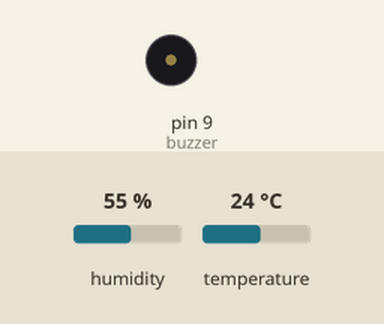
A sketch run on a simulated Arduino Uno, built with avr-gcc and run on an emulated ATmega328P. Parts: buzzer (waves = sounding, pin HIGH). The test bench sets the inputs (shaded band); at power-on: temperature 24 °C, humidity 55 %. What the sketch prints to the serial monitor is not drawn.

Above: at 2.8 s.
2.9 s: temperature set to 34 °C
5.6 s: temperature set to 37 °C
At 6.5 s:
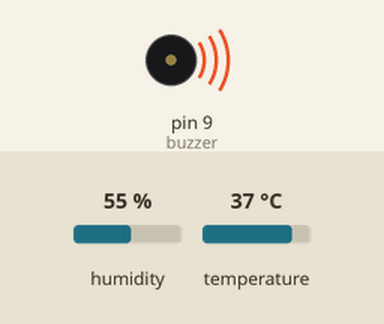
8.3 s: temperature set to 12 °C
At 11.3 s:
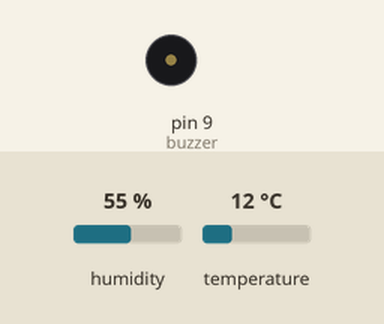
11.6 s: temperature set to 41 °C
At 12.7 s:
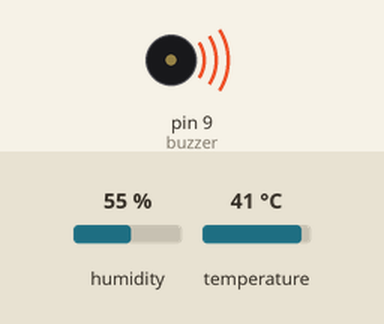
Timing chart, 0 to 14.6 s (numbered marks = the images above; inputs shaded):
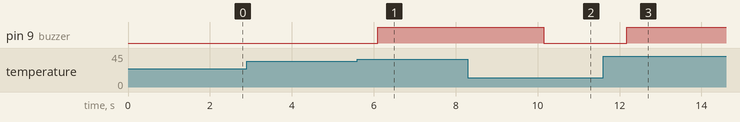

Measured:
- the behaviour switches between 35 and 36 °C on temperature (found by bisection; images 0 and 1)
- after the input at 2.9 s, every drawn part: stays the same
- after the input at 5.6 s, pin 9 (buzzer): LOW → HIGH after 0.50 s
- after the input at 8.3 s, pin 9 (buzzer): HIGH → LOW after 1.9 s
- after the input at 11.6 s, pin 9 (buzzer): LOW → HIGH after 0.58 s

The sketch:

fire_alarm_sensor.ino
```cpp
#include "DHT.h"

#define DHTPIN 3       // DHT sensor connected to pin 3
#define DHTTYPE DHT11  // Change to DHT22 if using that sensor
DHT dht(DHTPIN, DHTTYPE);

int buzzer = 9;   // Buzzer or LED pin

void setup() {
  pinMode(buzzer, OUTPUT);
  Serial.begin(9600);
  dht.begin();
}

void loop() {
  float temp = dht.readTemperature(); // Temperature in °C
  float hum = dht.readHumidity();     // Humidity %

  // Print sensor values
  Serial.print("Temp: ");
  Serial.print(temp);
  Serial.print("°C | Hum: ");
  Serial.print(hum);
  Serial.println("%");

  // Fire detection condition (Temp > 35°C)
  if (temp > 35) {
    Serial.println("🔥 FIRE DETECTED!");
    digitalWrite(buzzer, HIGH);  // Alarm ON
  } else {
    Serial.println("✅ Safe");
    digitalWrite(buzzer, LOW);   // Alarm OFF
  }

  delay(1000);
}
```
